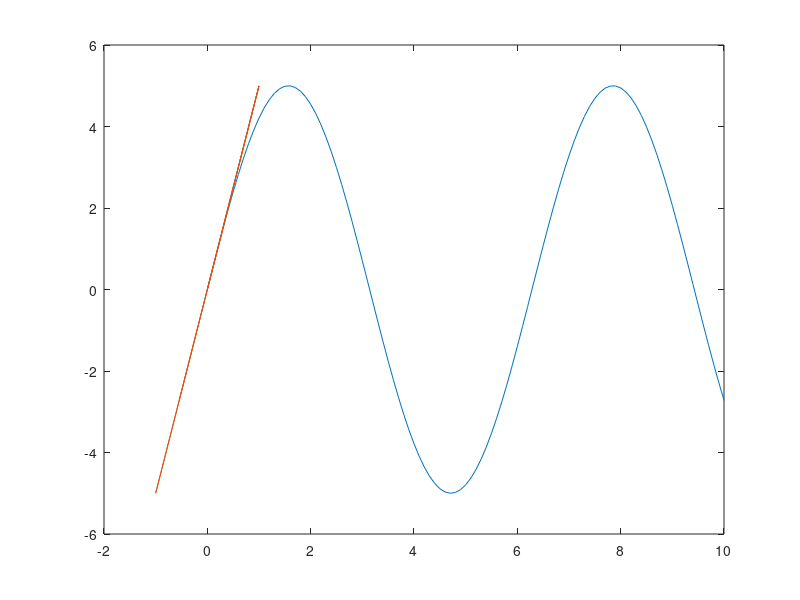

Source code (MATLAB):
clc
clear all
% a=[1;3;7];
% b=[1,8,9];
% disp (a)
% a = [1,2;3,4]
% disp(a);
% c=det(a);
% disp(c);
% d=inv(a);
% disp(d);
% M=a*a;
% disp(M);
% MM=a.*a;
% disp(MM);
% disp(size(MM));
% disp(numel(a));
% B=a';
% disp(B);
% ---------
% a=[5,6,2];
% disp(roots(a));
u=0:0.1:10;
for i=0:0.1:10
    w=5*sin(u);
end
plot(u,w);
hold on;
plot(sin(u),w)